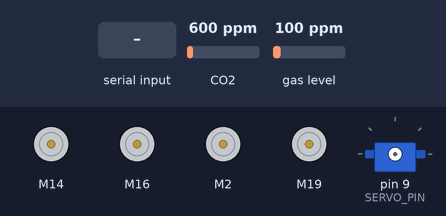
The sketch below on a simulated Arduino Uno, built with avr-gcc and run on an emulated ATmega328P. On the bench: 4 × DC motor (green arrow = forward, orange = backward, longer = faster), servo. The inputs (shaded band) are chosen by the test bench; at power-on: CO2 600 ppm, gas level 100 ppm.

Above: at 1.2 s.
1.3 s: "1\n" received over the second serial link
At 2.4 s:
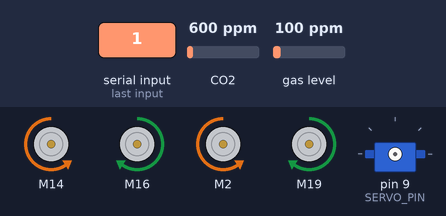
2.8 s: "2\n" received over the second serial link
At 3.5 s:
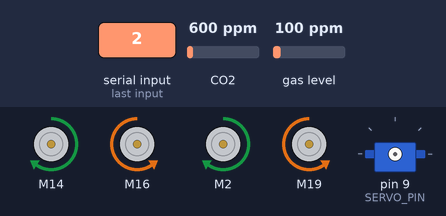
4.3 s: "3\n" received over the second serial link
At 5.5 s:
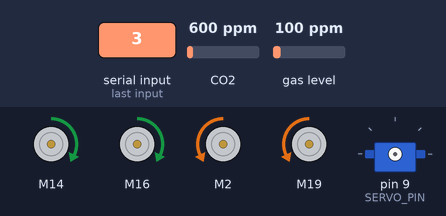
5.8 s: "4\n" received over the second serial link
At 6.9 s:
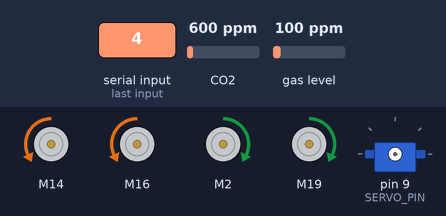
7.3 s: "6\n" received over the second serial link
At 10.2 s:
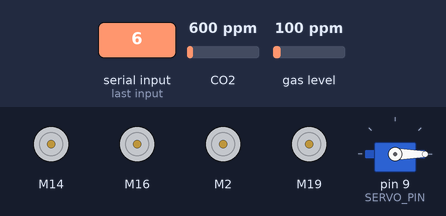
Timing chart, 0 to 37.5 s (numbered marks = the images above; inputs shaded):
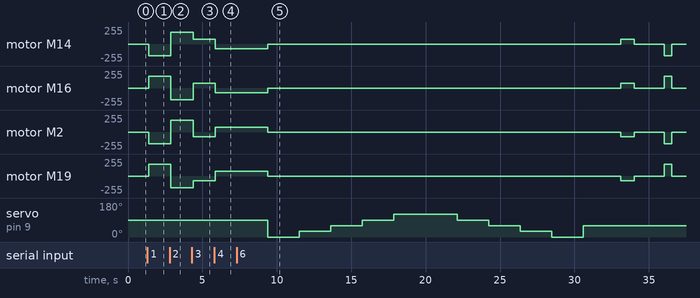

Measured:
- after the input at 1.3 s, motor M14, motor M2: stopped → backward 175/255 after 0.08 s; motor M16, motor M19: stopped → forward 175/255 after 0.08 s
- after the input at 2.8 s, motor M14, motor M2: backward 175/255 → forward 175/255 after 0.08 s; motor M16, motor M19: forward 175/255 → backward 175/255 after 0.08 s
- after the input at 4.3 s, motor M14: forward 175/255 → forward 70/255 after 0.08 s; motor M16: backward 175/255 → forward 70/255 after 0.08 s; motor M2: forward 175/255 → backward 70/255 after 0.08 s; motor M19: backward 175/255 → backward 70/255 after 0.08 s
- after the input at 5.8 s, motor M14, motor M16: forward 70/255 → backward 70/255 after 0.08 s; motor M2, motor M19: backward 70/255 → forward 70/255 after 0.08 s

The sketch:

tracker_state_machine.ino
```cpp
/******************************************************************************
File Name: tracker_state_machine.ino
Author: William Wang, Elena Stirk

Description: This is the tracker state machine code for the LEGO robot utilizing 5
different basic states (STOP, FORWARD, BACKWARD, LEFT, and RIGHT) and some custom
functions that allow the robot to follow a pheromone trail. A bluetooth module and
app are required for this code to work.

Dependencies:
TB6612 SparkFun Library
SoftwareSerial
Servo Library
Adafruit CCS811 Library
******************************************************************************/

// Include the different libraries in the code
#include <SoftwareSerial.h>
#include <SparkFun_TB6612.h>
#include <Servo.h>
#include "Adafruit_CCS811.h"

// Create a bluetooth object and variables to store data read from bluetooth
SoftwareSerial HM10(6, 12); // RX = 6, TX = 12
char bt_msg;               // stores message from bluetooth module
String cmd = "";           // command to send to motor driver

// Create smell sensor object
Adafruit_CCS811 ccs;

// create servo object to control a servo (twelve servo objects can be createed on most boards)
Servo myservo;
#define SERVO_PIN 9

// Define the servo sweep wait time between readings
#define SERVO_WAIT_TIME 2000

// Develop a lookup table with the turn angles for the robot
float turn_angle[10] = {-60, -30, 0, 30, 60, 60, 30, 0, -30, -60};

// Define different timing intervals for the tracking algorithm
#define STRAIGHT_TIME 500          // amount of time the robot should go straight
#define WAIT_TIME 2000              // the amount of time the robot should wait between steps


// Pins for all inputs, keep in mind the PWM defines must be on PWM pins
// NOTE: F stands for the front motor driver; B stands for the back motor driver
// NOTE: let's define the frame of reference to be looking from the back of the car
//       We will define the all the A pins to be associated with the left side motors,
//       and the right side motors will be defined with the B pins
// NOTE: Let's also have all the positive wires from the motors go into the 1 pins, and
//       the negative wires to go into the 2 pins
#define AIN1_F A0
#define AIN2_F A1
#define BIN1_F A2
#define BIN2_F A3
#define PWMA_F 10
#define PWMB_F 11
#define STBY_F A4

#define AIN1_B 2
#define AIN2_B 4
#define BIN1_B A5
#define BIN2_B 7
#define PWMA_B 3
#define PWMB_B 5
#define STBY_B 8

// Define the default speed of the motors by using the PWM to get to 3.7 V
// TODO: Tune the motor speed to mimic our original testing case
#define DEFAULT_SPD 175

// these constants are used to allow you to make your motor configuration
// line up with function names like forward (i.e. if the motor is wired backwards
// then you can change the offset to flip the logic via software). Value can be 1 or -1
const int offsetA = 1;
const int offsetB = 1;

// Initializing motors.  The library will allow you to initialize as many
// motors as you have memory for.  If you are using functions like forward
// that take 2 motors as arguements you can either write new functions or
// call the function more than once.
Motor motorLeft_F = Motor(AIN1_F, AIN2_F, PWMA_F, -1, STBY_F);
Motor motorRight_F = Motor(BIN1_F, BIN2_F, PWMB_F, 1, STBY_F);
Motor motorLeft_B = Motor(AIN1_B, AIN2_B, PWMA_B, -1, STBY_B);
Motor motorRight_B = Motor(BIN1_B, BIN2_B, PWMB_B, 1, STBY_B);

// Initialize an enumeration to describe the different states for the motors
typedef enum{
   FORWARD,
   BACKWARD,
   LEFT,
   RIGHT,
   STOP,
   STANDBY,
   TRACKING
} motorState;

// Initialize the state of the motor (STOP)
motorState currentState = STOP;

void setup()
{
   HM10.begin(9600); // set HM10 serial at 9600 baud rate
   HM10.println("Bluetooth connection established.");

   // myservo.attach(SERVO_PIN);  // attaches the servo on pin 6 to the servo object
   // delay(100);
   // myservo.detach();
   // pinMode(9, OUTPUT);
   // myservo.write(60);

   if(!ccs.begin()){
      HM10.println("Failed to start sensor! Please check your wiring.");
      while(1);
   }
   else{
      HM10.println("Sensor initialized!");
   }

   // Wait for the sensor to be ready
   while(!ccs.available());
   HM10.println("Sensor available!");
}

void loop()
{
   get_msg();
   motor_state_machine();
}

// This function gets a message from the bluetooth module when available
void get_msg(){
    HM10.listen();  // listen the HM10 port
    if (HM10.available() > 0) {   // if HM10 sends something then read
        bt_msg = HM10.read();

        // check to make sure we are not reading a new line character
        if (bt_msg != '\n'){
            cmd = String(bt_msg);  // save the data in string format
            // print confirmation message and set current state
            HM10.print("The following command has been received: "); HM10.println(cmd);
            HM10.print("The current state is: ");
            set_current_state();
            HM10.println("");
        }

    }
}

// This function gets the current state information from the bluetooth module
void set_current_state(){
   // Obtains a message from the serial line and updates the state case / prints confirmation message to application
   if (cmd == "0"){
      currentState = STOP;
      HM10.println("STOP");
   }
   else if (cmd == "1"){
      currentState = FORWARD;
      HM10.println("FORWARD");
   }
   else if (cmd == "2"){
      currentState = BACKWARD;
      HM10.println("BACKWARD");
   }
   else if (cmd == "3"){
      currentState = LEFT;
      HM10.println("LEFT");
   }
   else if (cmd == "4"){
      currentState = RIGHT;
      HM10.println("RIGHT");
   }
   else if (cmd == "5"){
      currentState = STANDBY;
      HM10.println("STANDBY");
   }
   else if (cmd == "6"){
      currentState = TRACKING;
      HM10.println("TRACKING");
   }
   else {
      HM10.println("INVALID INPUT");
   }
}

void motor_state_machine(){
   // TODO: Implement varying speeds into the state machines based on the joystick
   // Develop a simple state machine for the robot that controls the motors
   // with the following states: FORWARD, BACKWARD, LEFT, RIGHT, STOP
   switch(currentState)
   {
       case STOP:
         // both motors off and the robot is not moving
         if (myservo.attached()) {
            HM10.println("servo detached");
            myservo.detach();
         }
         brake(motorLeft_F, motorRight_F);
         brake(motorLeft_B, motorRight_B);
         break;

      case FORWARD:
         // moves the robot forward
         if (myservo.attached()) {
            HM10.println("servo detached");
            myservo.detach();
         }
         forward(motorLeft_F, motorRight_F, DEFAULT_SPD);
         forward(motorLeft_B, motorRight_B, DEFAULT_SPD);
         break;

      case BACKWARD:
         // moves the robot backward
         if (myservo.attached()) {
            HM10.println("servo detached");
            myservo.detach();
         }
         back(motorLeft_F, motorRight_F, DEFAULT_SPD);
         back(motorLeft_B, motorRight_B, DEFAULT_SPD);
         break;

      case LEFT:
         // turns the robot left
         // TODO: figure out why power is decreased for this condition
         if (myservo.attached()) {
            HM10.println("servo detached");
            myservo.detach();
         }
         left(motorLeft_F, motorRight_F, 0.8*DEFAULT_SPD);
         left(motorRight_B, motorLeft_B, 0.8*DEFAULT_SPD);
         break;

      case RIGHT:
         // turns the robot right
         // TODO: figure out why power is decreased for ths condition
         if (myservo.attached()) {
            HM10.println("servo detached");
            myservo.detach();
         }
         right(motorLeft_F, motorRight_F, 0.8*DEFAULT_SPD);
         right(motorRight_B, motorLeft_B, 0.8*DEFAULT_SPD);
         break;

      case STANDBY:
         // have the motor driver on standby
         HM10.println("motors on standby");
         motorLeft_F.standby();
         motorRight_F.standby();
         motorLeft_B.standby();
         motorRight_B.standby();
         break;

      case TRACKING:
         // performs tracking of the VOC trails
         robot_track();
         break;
   }
}

// This function is used to perform the sensor sweep using the servo/VOC sensor unit
float get_turn_angle(){
   // develop an array of sensor readings
   // Create variables to store the values obtained from the smell sensor sweep
   myservo.attach(SERVO_PIN);
   currentState = STANDBY;
   motor_state_machine();

   float SensorArray[10];        // array to store values from VOC sweep
   int arrayIndex = 0;           // index for the sensor array
   float maxVOCReading;          // initialize variable to store max VOC reading
   float servo_pos;              // initialize variable to store the servo position
   int maxVOCIndex;              // initialize variable to store the index of the max VOC reading
   float req_turn_angle;         // initialize variable to return required turn angle

   // readings in the following form 0:30:120
   for(servo_pos = 0; servo_pos <= 120; servo_pos += 30){
      myservo.write(servo_pos);
      HM10.print("Theoretical Angle: "); HM10.println(servo_pos);
      delay(SERVO_WAIT_TIME);

      // read the VOC sensor after SERVO_WAIT_TIME and store reading in the array
      if (ccs.available()) {
         if(!ccs.readData()){
            SensorArray[arrayIndex] = ccs.getTVOC();
            HM10.print("Index: "); HM10.print(arrayIndex); HM10.print("       Sensor Value: "); HM10.println(SensorArray[arrayIndex]);
            arrayIndex++;
         }
      }
      else {
         HM10.println("VOC DISCONNECTED!!!!");
      }

      delay(50);
   }

   // readings in the following form 120:-30:0
   for(servo_pos = 120; servo_pos >= 0; servo_pos -= 30){
      myservo.write(servo_pos);
      HM10.print("Theoretical Angle: "); HM10.println(servo_pos);
      delay(SERVO_WAIT_TIME);

      // read the VOC sensor after SERVO_WAIT_TIME and store the reading in the array
      if (ccs.available()) {
         if(!ccs.readData()){
            SensorArray[arrayIndex] = ccs.getTVOC();
            HM10.print("Index: "); HM10.print(arrayIndex); HM10.print("       Sensor Value: "); HM10.println(SensorArray[arrayIndex]);
            arrayIndex++;
         }
      }
      else {
         HM10.println("VOC DISCONNECTED!!!!");
      }

      delay(50);
   }

   // determine the array index where the maximum VOC value is stored
   maxVOCReading = SensorArray[0];        // initialize the maxVOC reading variable to be the first element
   for (int i = 0; i < (sizeof(SensorArray) / sizeof(SensorArray[0])); i++) {
      if (maxVOCReading <= SensorArray[i]) {
         maxVOCReading = SensorArray[i];
         maxVOCIndex = i;
      }
      myservo.write(60);
      HM10.print("Max VOC Reading: "); HM10.println(maxVOCReading);
      HM10.print("Max VOC Index: "); HM10.println(maxVOCIndex);
   }

   // obtain the required turn angle and return its value
   req_turn_angle = turn_angle[maxVOCIndex];
   HM10.print("Required Turn Angle: "); HM10.println(req_turn_angle);

   return req_turn_angle;
}

// This function takes in the servo angle measured by the servo (used as the desired turn angle) and changes it into the a turn time
float turn_timer_function(float servo_angle){
   float time_turn;

   // (102.857 degrees per second)
   time_turn = servo_angle/65.4545454545;

   return time_turn;
}


// This function is used to turn the robot a specified amount given the servo angle
void robot_turn(float servo_angle){
   float time_turn = turn_timer_function(servo_angle);         // calculate the amount of time needed for the robot to turn
   HM10.println(servo_angle);
   HM10.println(time_turn);

   // determine the turn direction and execute turn
   if (time_turn < 0){           // turn left if the time is negative
      time_turn = -1*time_turn;
      currentState = LEFT;
      motor_state_machine();
      delay(1000*time_turn);          // have the robot only turn right for the specified amount of time
      currentState = STOP;
      motor_state_machine();
   }
   else if (time_turn > 0) {     // turn the robot right if time is positive
      currentState = RIGHT;
      motor_state_machine();
      delay(1000*time_turn);
      currentState = STOP;
      motor_state_machine();
   }
   // NOTE: if the time is zero, this means the robot should maintain a straight path
}


// This function is used to tell the robot to go straight for a set amount of time
void robot_straight() {
   currentState = FORWARD;
   motor_state_machine();
   delay(STRAIGHT_TIME);
   currentState = STOP;
   motor_state_machine();
}


// This function is used to perform the overall tracking algorithm for the robot
void robot_track() {
   float req_turn_angle;   // initialize variable to store the required turn angle

   delay(WAIT_TIME);          // begin cycle with a wait time

   // perform sensor sweep to find VOC direction
   req_turn_angle = get_turn_angle();
   // req_turn_angle = -60;
   delay(WAIT_TIME);

   // use the required turn angle to turn the robot in the correct orientation
   robot_turn(req_turn_angle);
   HM10.println("Turn completed");
   delay(WAIT_TIME);

   // go straight for STRAIGHT_TIME amount of time
   robot_straight();
   HM10.println("Straight completed");

   // reset the state to ensure the state machine continues to run the TRACKING state
   currentState = TRACKING;
}
```
